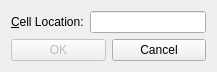
<?xml version="1.0" encoding="UTF-8"?>
<ui version="4.0">
 <class>GoToCellDialog</class>
 <widget class="QWidget" name="GoToCellDialog">
  <property name="geometry">
   <rect>
    <x>0</x>
    <y>0</y>
    <width>217</width>
    <height>72</height>
   </rect>
  </property>
  <property name="windowTitle">
   <string>Go to Cell</string>
  </property>
  <layout class="QVBoxLayout" name="verticalLayout">
   <item>
    <layout class="QHBoxLayout" name="horizontalLayout">
     <item>
      <widget class="QLabel" name="label">
       <property name="text">
        <string>&amp;Cell Location:</string>
       </property>
       <property name="buddy">
        <cstring>lineEdit</cstring>
       </property>
      </widget>
     </item>
     <item>
      <widget class="QLineEdit" name="lineEdit"/>
     </item>
    </layout>
   </item>
   <item>
    <layout class="QHBoxLayout" name="horizontalLayout_2">
     <item>
      <widget class="QPushButton" name="okButton">
       <property name="enabled">
        <bool>false</bool>
       </property>
       <property name="text">
        <string>OK</string>
       </property>
       <property name="default">
        <bool>true</bool>
       </property>
      </widget>
     </item>
     <item>
      <widget class="QPushButton" name="pushButton">
       <property name="text">
        <string>Cancel</string>
       </property>
      </widget>
     </item>
    </layout>
   </item>
  </layout>
 </widget>
 <tabstops>
  <tabstop>lineEdit</tabstop>
  <tabstop>okButton</tabstop>
  <tabstop>pushButton</tabstop>
 </tabstops>
 <resources/>
 <connections/>
</ui>
